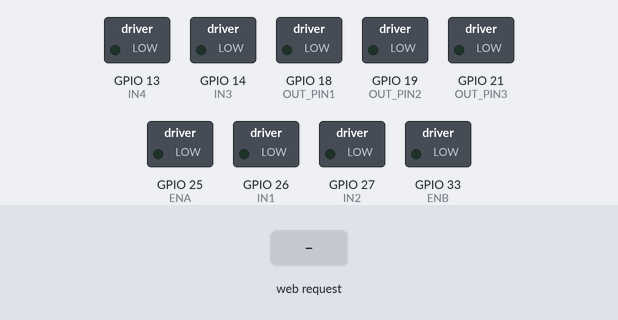
A sketch run on a simulated ESP32. Parts: switched loads named in the sketch (green lamp = pin HIGH). The inputs (shaded band) are chosen by the test bench. WiFi joins after 1.5 s; servers stay silent unless stated; what the sketch prints to the serial monitor is not drawn.

Above: at 3.2 s.
3.3 s: HTTP request GET /ligarMotores received
At 3.6 s:
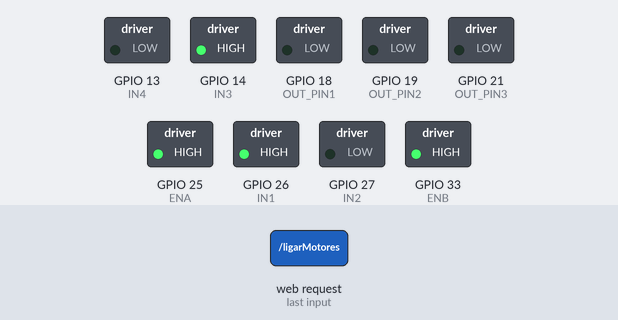
4.8 s: HTTP request GET /virarEsquerda received
At 5.6 s:
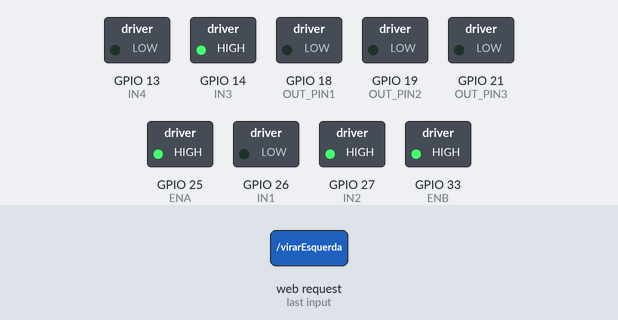
7.3 s: HTTP request GET /virarDireita received
At 7.8 s:
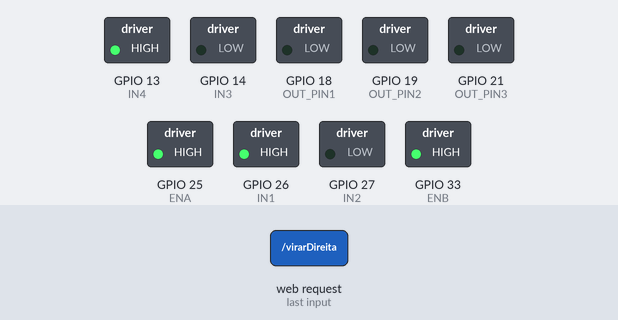
9.8 s: HTTP request GET /desativarSaidas received
At 10.9 s:
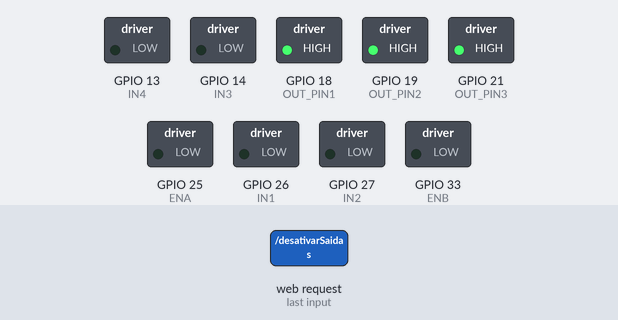
11.3 s: HTTP request GET /ligarMotores received
At 12.1 s:
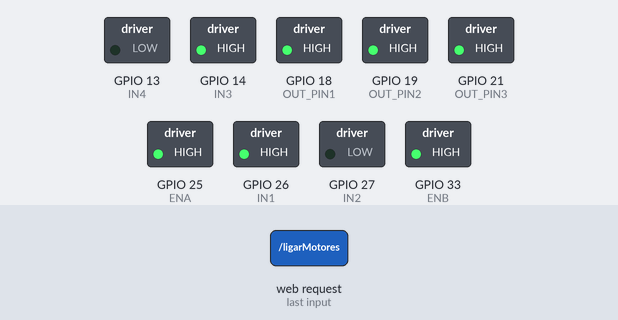
12.8 s: HTTP request GET /desligarMotores received
At 13.2 s:
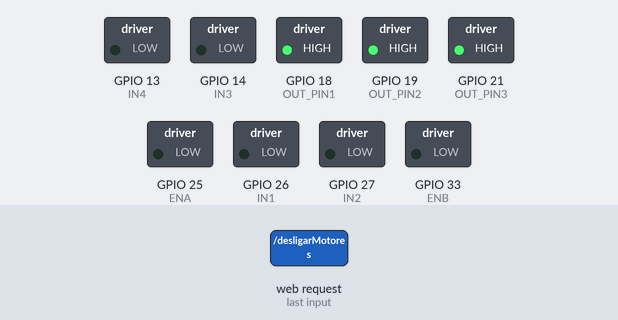
Timing chart, 0 to 15.3 s (numbered marks = the images above; inputs shaded):
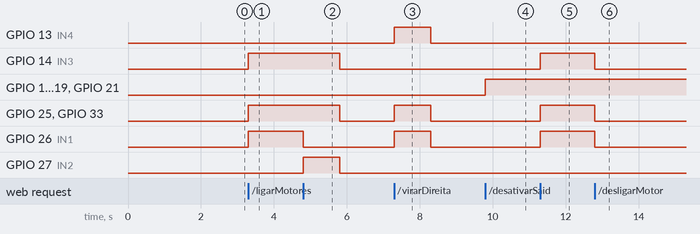

The sketch:

Teste_2_para_server.ino
```cpp
#include <WiFi.h>
#include <WebServer.h>

/* Configuração de pinos para controle de motores */
#define IN1 26
#define IN2 27
#define IN3 14
#define IN4 13
#define ENA 25
#define ENB 33

/* Configuração de pinos de saída */
#define OUT_PIN1 18
#define OUT_PIN2 19
#define OUT_PIN3 21

/* Configuração de PWM */
#define PWM_FREQ 1000
#define PWM_RESOLUTION 8
#define PWM_CHANNEL_A 0
#define PWM_CHANNEL_B 1

// Credenciais de Wi-Fi
const char* ssid = "iPhone de Delian";
const char* password = "delian2023";

// Inicialização do servidor web
WebServer server(80);

// Variáveis de controle
bool motoresLigados = false;
bool virandoEsquerda = false;
bool virandoDireita = false;
bool saidasAtivadas = false;

// Função para parar os motores
void pararMotores() {
  digitalWrite(IN1, LOW);
  digitalWrite(IN2, LOW);
  digitalWrite(IN3, LOW);
  digitalWrite(IN4, LOW);
  ledcWrite(PWM_CHANNEL_A, 0);
  ledcWrite(PWM_CHANNEL_B, 0);
}

// Função para acionar os motores
void andarFrente() {
  digitalWrite(IN1, HIGH);
  digitalWrite(IN2, LOW);
  digitalWrite(IN3, HIGH);
  digitalWrite(IN4, LOW);
  ledcWrite(PWM_CHANNEL_A, 255);
  ledcWrite(PWM_CHANNEL_B, 255);
}

void virarEsquerda() {
  digitalWrite(IN1, LOW);
  digitalWrite(IN2, HIGH);
  digitalWrite(IN3, HIGH);
  digitalWrite(IN4, LOW);
  ledcWrite(PWM_CHANNEL_A, 255);
  ledcWrite(PWM_CHANNEL_B, 255);
  delay(1000);
  pararMotores();
}

void virarDireita() {
  digitalWrite(IN1, HIGH);
  digitalWrite(IN2, LOW);
  digitalWrite(IN3, LOW);
  digitalWrite(IN4, HIGH);
  ledcWrite(PWM_CHANNEL_A, 255);
  ledcWrite(PWM_CHANNEL_B, 255);
  delay(1000);
  pararMotores();
}

// Funções para ativar/desativar saídas
void ativarSaidas() {
  digitalWrite(OUT_PIN1, LOW);
  digitalWrite(OUT_PIN2, LOW);
  digitalWrite(OUT_PIN3, LOW);
  saidasAtivadas = true;
}

void desativarSaidas() {
  digitalWrite(OUT_PIN1, HIGH);
  digitalWrite(OUT_PIN2, HIGH);
  digitalWrite(OUT_PIN3, HIGH);
  saidasAtivadas = false;
}

// Página HTML para controle
String paginaControle() {
  String html = "<html><head><title>Controle do Robo</title></head><body>";
  html += "<h1>Controle do Robo</h1>";
  html += "<button onclick=\"location.href='/ligarMotores'\">Ligar Motores</button>";
  html += "<button onclick=\"location.href='/desligarMotores'\">Desligar Motores</button><br><br>";
  html += "<button onclick=\"location.href='/virarEsquerda'\">Virar Esquerda</button>";
  html += "<button onclick=\"location.href='/virarDireita'\">Virar Direita</button><br><br>";
  html += "<button onclick=\"location.href='/ativarSaidas'\">Ativar Saidas</button>";
  html += "<button onclick=\"location.href='/desativarSaidas'\">Desativar Saidas</button>";
  html += "</body></html>";
  return html;
}

// Configurações de rotas do servidor
void setupServidor() {
  server.on("/", []() {
    server.send(200, "text/html", paginaControle());
  });

  server.on("/ligarMotores", []() {
    andarFrente();
    motoresLigados = true;
    server.send(200, "text/html", paginaControle());
  });

  server.on("/desligarMotores", []() {
    pararMotores();
    motoresLigados = false;
    server.send(200, "text/html", paginaControle());
  });

  server.on("/virarEsquerda", []() {
    virarEsquerda();
    server.send(200, "text/html", paginaControle());
  });

  server.on("/virarDireita", []() {
    virarDireita();
    server.send(200, "text/html", paginaControle());
  });

  server.on("/ativarSaidas", []() {
    ativarSaidas();
    server.send(200, "text/html", paginaControle());
  });

  server.on("/desativarSaidas", []() {
    desativarSaidas();
    server.send(200, "text/html", paginaControle());
  });

  server.begin();
}

// Função de inicialização
void setup() {
  Serial.begin(115200);
  WiFi.begin(ssid, password);
  while (WiFi.status() != WL_CONNECTED) {
    delay(1000);
    Serial.println("Conectando ao WiFi...");
  }
  Serial.println("Conectado ao WiFi!");
  Serial.println(WiFi.localIP());

  // Configuração dos pinos
  pinMode(IN1, OUTPUT);
  pinMode(IN2, OUTPUT);
  pinMode(IN3, OUTPUT);
  pinMode(IN4, OUTPUT);
  pinMode(OUT_PIN1, OUTPUT);
  pinMode(OUT_PIN2, OUTPUT);
  pinMode(OUT_PIN3, OUTPUT);
  ledcSetup(PWM_CHANNEL_A, PWM_FREQ, PWM_RESOLUTION);
  ledcSetup(PWM_CHANNEL_B, PWM_FREQ, PWM_RESOLUTION);
  ledcAttachPin(ENA, PWM_CHANNEL_A);
  ledcAttachPin(ENB, PWM_CHANNEL_B);

  setupServidor();
}

void loop() {
  server.handleClient();
}
```

Measured:
- after the input at 3.3 s, GPIO 14 (IN3), GPIO 25 (ENA), GPIO 26 (IN1), GPIO 33 (ENB): LOW → HIGH at once
- after the input at 4.8 s, GPIO 14 (IN3), GPIO 25 (ENA), GPIO 33 (ENB): HIGH → LOW after 1.0 s; GPIO 26 (IN1): HIGH → LOW at once; GPIO 27 (IN2): LOW → HIGH at once, → LOW 1.0 s later
- after the input at 7.3 s, GPIO 13 (IN4), GPIO 25 (ENA), GPIO 26 (IN1), GPIO 33 (ENB): LOW → HIGH at once, → LOW 1.0 s later
- after the input at 9.8 s, GPIO 18 (OUT_PIN1), GPIO 19 (OUT_PIN2), GPIO 21 (OUT_PIN3): LOW → HIGH at once
- after the input at 11.3 s, GPIO 14 (IN3), GPIO 25 (ENA), GPIO 26 (IN1), GPIO 33 (ENB): LOW → HIGH at once
- after the input at 12.8 s, GPIO 14 (IN3), GPIO 25 (ENA), GPIO 26 (IN1), GPIO 33 (ENB): HIGH → LOW at once
